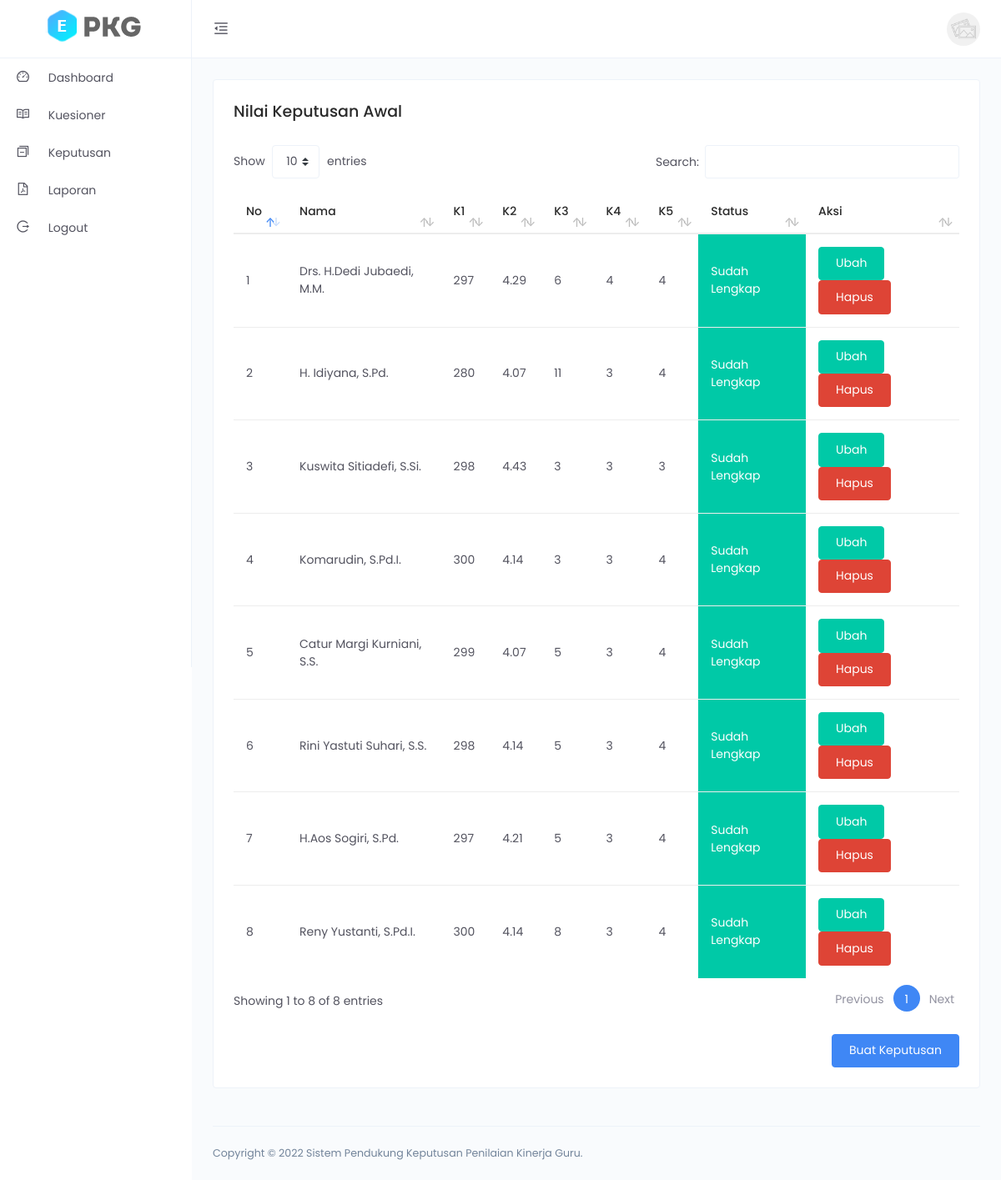
Page /Keputusan (signed in) on the committed database.
### tables this page shows
CREATE TABLE `t_guru`  (
  `kode_alternatif` varchar(16) NOT NULL,
  `nip` varchar(18) NULL DEFAULT NULL,
  `nama_lengkap` varchar(255) NULL DEFAULT NULL,
  `jenis_kelamin` varchar(12) NULL DEFAULT NULL,
  `tempat_lahir` varchar(64) NULL DEFAULT NULL,
  `tanggal_lahir` date NULL DEFAULT NULL,
  `pendidikan` varchar(64) NULL DEFAULT NULL,
  `pangkat_golongan` varchar(128) NULL DEFAULT NULL,
  `tanggal_masuk` date NULL DEFAULT NULL,
  `status` int(1) NULL DEFAULT 1,
  `created_at` datetime(0) NULL DEFAULT current_timestamp(0),
  PRIMARY KEY (`kode_alternatif`) USING BTREE
);

### core/functions.php (called while the page is built, shortened)
<?php
function view($view, $data = [])
{
    extract($data);
    require "../app/view/" . $view . ".php";
}
function url($url = '')
{
    return str_replace('public/', '', APP_URL) . trim($url, '/');
}
function base_url($url = '')
{
    return str_replace('public/', '', BASE_URL) . trim($url, '/');
}

### app/classes/Keputusan.php (called while the page is built, shortened)
<?php
class Keputusan
{
    protected $_db;
    public function __construct()
    {
        $this->_db = new Database();
    }
    public function index()
    {
        $data['guru'] = $this->_db->getAll('t_guru');
        $penilaian = $this->_db->getAll('v_penilaian');
        $tempData = [];
        foreach ($penilaian as $key => $value) {
            if ($value['K1'] == NULL || $value['K2'] == NULL || $value['K3'] == NULL || $value['K4'] == NULL || $value['K5'] == NULL) {
                $tempData[] = [
                    'kode'   => $value['kd_alternatif'],
                    'nama'   => $value['nama_lengkap'],
                    'K1'     => (int)$value['K1'],
                    'K2'     => (float)$value['K2'],
                    'K3'     => (int)$value['K3'],
                    'K4'     => (int)$value['K4'],
                    'K5'     => (int)$value['K5'],
                    'status' => 0
                ];
            } else {
                $tempData[] = [
                    'kode' => $value['kd_alternatif'],
                    'nama' => $value['nama_lengkap'],
                    'K1' => (int)$value['K1'],
                    'K2' => (float)$value['K2'],
                    'K3' => (int)$value['K3'],
                    'K4' => (int)$value['K4'],
                    'K5' => (int)$value['K5'],
                    'status' => 1
                ];
            }
        }
        $data['penilaian'] = $tempData;
        view('keputusan/index', $data);
    }
}

### core/router.php (called while the page is built, shortened)
<?php
class Router
{
    private $method     = 'index';
    private $params     = [];
    public function __construct()
    {
        $this->parseUri();
    }
    private function parseUri()
    {
        $class = new $class;
        call_user_func_array([$class, $this->method], $this->params);
    }
}

### public/index.php (called while the page is built, shortened)
<?php
new Router();

### app/classes/Database.php (called while the page is built, shortened)
<?php
class Database
{
    protected $conn;
    public function connect()
    {
        if (!$this->conn) {
            $this->conn = new mysqli(DB_HOST, DB_USER, DB_PASS, DB_NAME);
        }
    }
    function getAll($tabel)
    {
        $sql = 'SELECT * FROM ' . $tabel;
        $result = $this->conn->query($sql);
        $row = $result->fetch_all(MYSQLI_ASSOC);
        return $row;
    }
}

### app/view/keputusan/index.php (the view, shortened to what this page needs)
<link href="<?= base_url('') ?>assets/vendors/datatables/dataTables.bootstrap.min.css" rel="stylesheet">
<div class="main-content">
    <div class="card">
        <div class="card-body">
            <h4>Nilai Keputusan Awal</h4>
            <div class="m-t-25">
                <table id="data-table" class="table">
                    <thead>
                        <tr>
                            <th>No</th>
                            <th>Nama</th>
                            <th>K1</th>
                            <th>K2</th>
                            <th>K3</th>
                            <th>K4</th>
                            <th>K5</th>
                            <th>Status</th>
                            <th>Aksi</th>
                        </tr>
                    </thead>
                    <tbody>
                        <?php $no = 1;
                        foreach ($penilaian as $row) : ?>
                            <tr>
                                <td><?= $no++; ?></td>
                                <td><?= $row['nama'] ?></td>
                                <td><?= $row['K1'] ?></td>
                                <td><?= $row['K2'] ?></td>
                                <td><?= $row['K3'] ?></td>
                                <td><?= $row['K4'] ?></td>
                                <td><?= $row['K5'] ?></td>
                                <td class="<?= ($row['status'] == 1) ? 'bg-success text-white' : 'bg-danger text-white' ?>"><?php echo ($row['status'] == 1) ? 'Sudah Lengkap' : 'Belum Lengkap' ?></td>
                                <?php if ($row['status'] == 1) : ?>
                                    <td>
                                        <a class="btn btn-success" href="<?= url('keputusan/ubah_penilaian/' . $row['kode']) ?>" role="button">Ubah</a>
                                        <a class="btn btn-danger waves-effect waves-light" href="#" onclick="delete_data('<?= $row['kode'] ?>', 'keputusan/hapus_penilaian')" role="button">Hapus</a>
                                    </td>
                                <?php endif; ?>
                            </tr>
                        <?php endforeach; ?>
                    </tbody>
                </table>
            </div>
            <div class="row m-t-25">
                <div class="col-md-12 d-flex justify-content-end">
                    <a href="<?= url('keputusan/buat_keputusan') ?>" class="btn btn-primary">Buat Keputusan</a>
                </div>
            </div>
        </div>
    </div>
</div>

### rows in the picture
t_guru: nama_lengkap "Drs. H.Dedi Jubaedi, M.M.", K1 "297", K2 "4.29", K3 "6", K4 "4", K5 "4"
t_guru: nama_lengkap "H. Idiyana, S.Pd.", K1 "280", K2 "4.07", K3 "11", K4 "3", K5 "4"
t_guru: nama_lengkap "Kuswita Sitiadefi, S.Si.", K1 "298", K2 "4.43", K3 "3", K4 "3", K5 "3"
t_guru: nama_lengkap "Komarudin, S.Pd.I.", K1 "300", K2 "4.14", K3 "3", K4 "3", K5 "4"
t_guru: nama_lengkap "Catur Margi Kurniani, S.S.", K1 "299", K2 "4.07", K3 "5", K4 "3", K5 "4"
t_guru: nama_lengkap "Rini Yastuti Suhari, S.S.", K1 "298", K2 "4.14", K3 "5", K4 "3", K5 "4"
t_guru: nama_lengkap "H.Aos Sogiri, S.Pd.", K1 "297", K2 "4.21", K3 "5", K4 "3", K5 "4"
t_guru: nama_lengkap "Reny Yustanti, S.Pd.I.", K1 "300", K2 "4.14", K3 "8", K4 "3", K5 "4"
